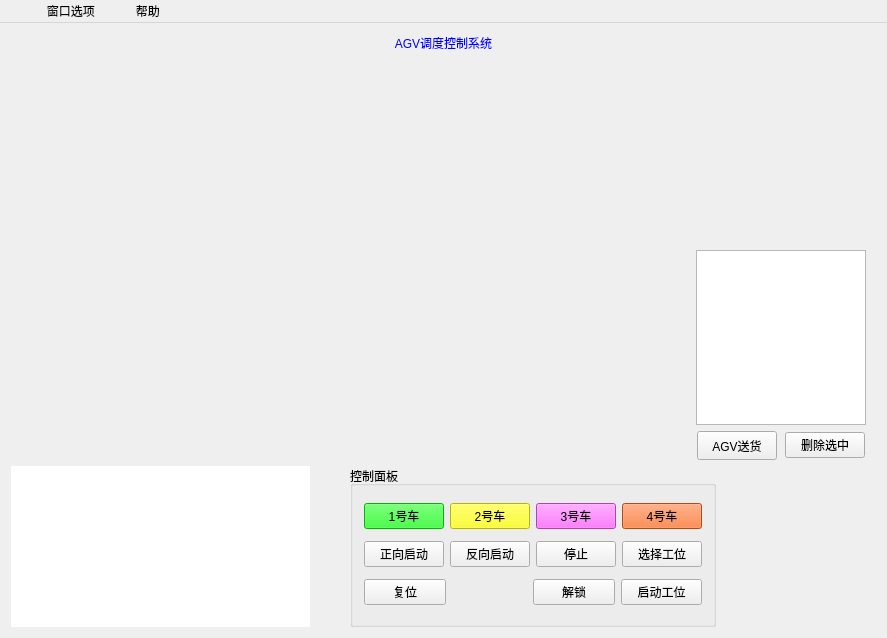
<?xml version="1.0" encoding="UTF-8"?>
<ui version="4.0">
 <class>MainWindow</class>
 <widget class="QMainWindow" name="MainWindow">
  <property name="geometry">
   <rect>
    <x>0</x>
    <y>0</y>
    <width>887</width>
    <height>638</height>
   </rect>
  </property>
  <property name="windowTitle">
   <string>AGV调度控制系统</string>
  </property>
  <property name="windowIcon">
   <iconset resource="img.qrc">
    <normaloff>:/images/logo.png</normaloff>:/images/logo.png</iconset>
  </property>
  <property name="styleSheet">
   <string notr="true"/>
  </property>
  <widget class="QWidget" name="centralWidget">
   <layout class="QGridLayout" name="gridLayout_2">
    <item row="0" column="0">
     <layout class="QVBoxLayout" name="verticalLayout_2" stretch="1,5,2">
      <item>
       <widget class="QLabel" name="label_2">
        <property name="sizePolicy">
         <sizepolicy hsizetype="Preferred" vsizetype="Fixed">
          <horstretch>0</horstretch>
          <verstretch>0</verstretch>
         </sizepolicy>
        </property>
        <property name="styleSheet">
         <string notr="true">color: rgb(0, 0, 255);
font: 75 24pt &quot;楷体&quot;;</string>
        </property>
        <property name="text">
         <string>AGV调度控制系统</string>
        </property>
        <property name="alignment">
         <set>Qt::AlignCenter</set>
        </property>
       </widget>
      </item>
      <item>
       <layout class="QHBoxLayout" name="horizontalLayout_2" stretch="4,1">
        <property name="spacing">
         <number>6</number>
        </property>
        <property name="rightMargin">
         <number>10</number>
        </property>
        <item>
         <widget class="QWidget" name="mapShowWidget" native="true">
          <property name="sizePolicy">
           <sizepolicy hsizetype="Preferred" vsizetype="Preferred">
            <horstretch>0</horstretch>
            <verstretch>0</verstretch>
           </sizepolicy>
          </property>
          <property name="minimumSize">
           <size>
            <width>0</width>
            <height>0</height>
           </size>
          </property>
          <property name="baseSize">
           <size>
            <width>600</width>
            <height>400</height>
           </size>
          </property>
          <property name="styleSheet">
           <string notr="true"/>
          </property>
         </widget>
        </item>
        <item>
         <layout class="QVBoxLayout" name="verticalLayout" stretch="5,0,6,1">
          <item>
           <widget class="QCustomPlot" name="widget" native="true"/>
          </item>
          <item>
           <spacer name="verticalSpacer">
            <property name="orientation">
             <enum>Qt::Vertical</enum>
            </property>
            <property name="sizeHint" stdset="0">
             <size>
              <width>20</width>
              <height>40</height>
             </size>
            </property>
           </spacer>
          </item>
          <item>
           <widget class="QTableWidget" name="stationInfoTableWidget">
            <property name="selectionMode">
             <enum>QAbstractItemView::MultiSelection</enum>
            </property>
            <property name="selectionBehavior">
             <enum>QAbstractItemView::SelectRows</enum>
            </property>
           </widget>
          </item>
          <item>
           <layout class="QHBoxLayout" name="horizontalLayout">
            <item>
             <spacer name="horizontalSpacer_3">
              <property name="orientation">
               <enum>Qt::Horizontal</enum>
              </property>
              <property name="sizeHint" stdset="0">
               <size>
                <width>40</width>
                <height>20</height>
               </size>
              </property>
             </spacer>
            </item>
            <item>
             <widget class="QPushButton" name="stationReleaseBtn">
              <property name="sizePolicy">
               <sizepolicy hsizetype="Expanding" vsizetype="Expanding">
                <horstretch>0</horstretch>
                <verstretch>0</verstretch>
               </sizepolicy>
              </property>
              <property name="text">
               <string>AGV送货</string>
              </property>
             </widget>
            </item>
            <item>
             <spacer name="horizontalSpacer_2">
              <property name="orientation">
               <enum>Qt::Horizontal</enum>
              </property>
              <property name="sizeHint" stdset="0">
               <size>
                <width>40</width>
                <height>20</height>
               </size>
              </property>
             </spacer>
            </item>
            <item>
             <widget class="QPushButton" name="pushButton">
              <property name="text">
               <string>删除选中</string>
              </property>
             </widget>
            </item>
            <item>
             <spacer name="horizontalSpacer_6">
              <property name="orientation">
               <enum>Qt::Horizontal</enum>
              </property>
              <property name="sizeHint" stdset="0">
               <size>
                <width>40</width>
                <height>20</height>
               </size>
              </property>
             </spacer>
            </item>
           </layout>
          </item>
         </layout>
        </item>
       </layout>
      </item>
      <item>
       <layout class="QHBoxLayout" name="horizontalLayout_6" stretch="3,2,1">
        <property name="spacing">
         <number>40</number>
        </property>
        <property name="rightMargin">
         <number>20</number>
        </property>
        <item>
         <widget class="QTableWidget" name="tableWidget">
          <property name="sizePolicy">
           <sizepolicy hsizetype="Expanding" vsizetype="Expanding">
            <horstretch>0</horstretch>
            <verstretch>0</verstretch>
           </sizepolicy>
          </property>
          <property name="styleSheet">
           <string notr="true">selection-background-color: rgb(0, 0, 255);</string>
          </property>
          <property name="frameShape">
           <enum>QFrame::NoFrame</enum>
          </property>
          <property name="selectionMode">
           <enum>QAbstractItemView::NoSelection</enum>
          </property>
          <property name="selectionBehavior">
           <enum>QAbstractItemView::SelectRows</enum>
          </property>
          <property name="showGrid">
           <bool>true</bool>
          </property>
          <property name="gridStyle">
           <enum>Qt::SolidLine</enum>
          </property>
          <property name="rowCount">
           <number>0</number>
          </property>
          <property name="columnCount">
           <number>0</number>
          </property>
          <attribute name="horizontalHeaderVisible">
           <bool>false</bool>
          </attribute>
         </widget>
        </item>
        <item>
         <widget class="QGroupBox" name="groupBox">
          <property name="title">
           <string>控制面板</string>
          </property>
          <layout class="QGridLayout" name="gridLayout">
           <item row="0" column="0">
            <layout class="QHBoxLayout" name="horizontalLayout_3">
             <item>
              <widget class="QPushButton" name="agvBtn1">
               <property name="styleSheet">
                <string notr="true">background-color: rgb(0, 255, 0);</string>
               </property>
               <property name="text">
                <string>1号车</string>
               </property>
              </widget>
             </item>
             <item>
              <widget class="QPushButton" name="agvBtn2">
               <property name="styleSheet">
                <string notr="true">background-color: rgb(255, 255, 0);</string>
               </property>
               <property name="text">
                <string>2号车</string>
               </property>
              </widget>
             </item>
             <item>
              <widget class="QPushButton" name="agvBtn3">
               <property name="styleSheet">
                <string notr="true">background-color: rgb(255, 85, 255);</string>
               </property>
               <property name="text">
                <string>3号车</string>
               </property>
              </widget>
             </item>
             <item>
              <widget class="QPushButton" name="agvBtn4">
               <property name="styleSheet">
                <string notr="true">background-color: rgb(255, 101, 24);</string>
               </property>
               <property name="text">
                <string>4号车</string>
               </property>
              </widget>
             </item>
            </layout>
           </item>
           <item row="1" column="0">
            <layout class="QHBoxLayout" name="horizontalLayout_4">
             <item>
              <widget class="QPushButton" name="startButton">
               <property name="sizePolicy">
                <sizepolicy hsizetype="Preferred" vsizetype="Fixed">
                 <horstretch>0</horstretch>
                 <verstretch>0</verstretch>
                </sizepolicy>
               </property>
               <property name="styleSheet">
                <string notr="true"/>
               </property>
               <property name="text">
                <string>正向启动</string>
               </property>
              </widget>
             </item>
             <item>
              <widget class="QPushButton" name="startButton2">
               <property name="text">
                <string>反向启动</string>
               </property>
              </widget>
             </item>
             <item>
              <widget class="QPushButton" name="stopBtn">
               <property name="sizePolicy">
                <sizepolicy hsizetype="Preferred" vsizetype="Fixed">
                 <horstretch>0</horstretch>
                 <verstretch>0</verstretch>
                </sizepolicy>
               </property>
               <property name="styleSheet">
                <string notr="true"/>
               </property>
               <property name="text">
                <string>停止</string>
               </property>
              </widget>
             </item>
             <item>
              <widget class="QPushButton" name="selectStationBtn">
               <property name="text">
                <string>选择工位</string>
               </property>
              </widget>
             </item>
            </layout>
           </item>
           <item row="2" column="0">
            <layout class="QHBoxLayout" name="horizontalLayout_5" stretch="1,1,1,1">
             <item>
              <widget class="QPushButton" name="resetBtn">
               <property name="sizePolicy">
                <sizepolicy hsizetype="Preferred" vsizetype="Fixed">
                 <horstretch>0</horstretch>
                 <verstretch>0</verstretch>
                </sizepolicy>
               </property>
               <property name="styleSheet">
                <string notr="true"/>
               </property>
               <property name="text">
                <string>复位</string>
               </property>
              </widget>
             </item>
             <item>
              <spacer name="horizontalSpacer">
               <property name="orientation">
                <enum>Qt::Horizontal</enum>
               </property>
               <property name="sizeHint" stdset="0">
                <size>
                 <width>40</width>
                 <height>20</height>
                </size>
               </property>
              </spacer>
             </item>
             <item>
              <widget class="QPushButton" name="unlockedBtn">
               <property name="sizePolicy">
                <sizepolicy hsizetype="Preferred" vsizetype="Fixed">
                 <horstretch>0</horstretch>
                 <verstretch>0</verstretch>
                </sizepolicy>
               </property>
               <property name="styleSheet">
                <string notr="true"/>
               </property>
               <property name="text">
                <string>解锁</string>
               </property>
              </widget>
             </item>
             <item>
              <widget class="QPushButton" name="stationStartBtn">
               <property name="sizePolicy">
                <sizepolicy hsizetype="Minimum" vsizetype="Fixed">
                 <horstretch>0</horstretch>
                 <verstretch>0</verstretch>
                </sizepolicy>
               </property>
               <property name="text">
                <string>启动工位</string>
               </property>
              </widget>
             </item>
            </layout>
           </item>
          </layout>
         </widget>
        </item>
        <item>
         <widget class="QLabel" name="agv_img_label">
          <property name="text">
           <string/>
          </property>
         </widget>
        </item>
       </layout>
      </item>
     </layout>
    </item>
   </layout>
  </widget>
  <widget class="QMenuBar" name="menuBar">
   <property name="geometry">
    <rect>
     <x>0</x>
     <y>0</y>
     <width>887</width>
     <height>26</height>
    </rect>
   </property>
   <widget class="QMenu" name="WinMenu">
    <property name="title">
     <string>           窗口选项</string>
    </property>
    <addaction name="stationCargoAction"/>
    <addaction name="actionCall"/>
    <addaction name="readCardAction"/>
    <addaction name="tmcInfoAction"/>
    <addaction name="crossInfoAction"/>
    <addaction name="startLocationAction"/>
    <addaction name="debugAction"/>
    <addaction name="miniSizeAction"/>
    <addaction name="actionnnn"/>
   </widget>
   <widget class="QMenu" name="HelpMenu">
    <property name="title">
     <string>        帮助</string>
    </property>
    <addaction name="modifyPwdAction"/>
    <addaction name="aboutAction"/>
    <addaction name="urlAction"/>
   </widget>
   <addaction name="WinMenu"/>
   <addaction name="HelpMenu"/>
  </widget>
  <action name="modifyPwdAction">
   <property name="text">
    <string>密码修改</string>
   </property>
  </action>
  <action name="debugAction">
   <property name="text">
    <string>程序收发窗口</string>
   </property>
  </action>
  <action name="maxSizeAction">
   <property name="text">
    <string>最大化</string>
   </property>
  </action>
  <action name="miniSizeAction">
   <property name="text">
    <string>最小化</string>
   </property>
  </action>
  <action name="agvTaskRecordAction">
   <property name="text">
    <string>AGV任务管理</string>
   </property>
  </action>
  <action name="crossTmcFIFOAction">
   <property name="checkable">
    <bool>true</bool>
   </property>
   <property name="checked">
    <bool>true</bool>
   </property>
   <property name="text">
    <string>先进先出模式</string>
   </property>
  </action>
  <action name="crossTmcMaxNumAction">
   <property name="checkable">
    <bool>true</bool>
   </property>
   <property name="text">
    <string>大号先行模式</string>
   </property>
  </action>
  <action name="crossTmcCloseAction">
   <property name="checkable">
    <bool>true</bool>
   </property>
   <property name="text">
    <string>关闭主控交管</string>
   </property>
  </action>
  <action name="batteryRecordAction">
   <property name="text">
    <string>AGV电池更换记录</string>
   </property>
  </action>
  <action name="barrierAction">
   <property name="checkable">
    <bool>true</bool>
   </property>
   <property name="text">
    <string>障碍生效检测</string>
   </property>
  </action>
  <action name="stationCargoAction">
   <property name="text">
    <string>工位-物料窗口</string>
   </property>
  </action>
  <action name="tmcInfoAction">
   <property name="text">
    <string>交管信息窗口</string>
   </property>
  </action>
  <action name="crossInfoAction">
   <property name="text">
    <string>路口信息窗口</string>
   </property>
  </action>
  <action name="actionCall">
   <property name="text">
    <string>呼叫信息窗口</string>
   </property>
  </action>
  <action name="readCardAction">
   <property name="text">
    <string>地标卡窗口</string>
   </property>
  </action>
  <action name="doubleTmcInfoAction">
   <property name="text">
    <string>双向交管信息窗口</string>
   </property>
   <property name="toolTip">
    <string>双向交管信息窗口</string>
   </property>
  </action>
  <action name="doubleTmcAction">
   <property name="text">
    <string>双向交管表</string>
   </property>
   <property name="toolTip">
    <string>双向交管表</string>
   </property>
  </action>
  <action name="aboutAction">
   <property name="text">
    <string>关于</string>
   </property>
   <property name="toolTip">
    <string>关于</string>
   </property>
  </action>
  <action name="urlAction">
   <property name="text">
    <string>公司网址</string>
   </property>
   <property name="toolTip">
    <string>公司网址</string>
   </property>
  </action>
  <action name="startLocationAction">
   <property name="text">
    <string>起始点信息窗口</string>
   </property>
   <property name="toolTip">
    <string>起始点信息窗口</string>
   </property>
  </action>
  <action name="actionnnn">
   <property name="text">
    <string>一周用车时间</string>
   </property>
  </action>
 </widget>
 <layoutdefault spacing="6" margin="11"/>
 <customwidgets>
  <customwidget>
   <class>QCustomPlot</class>
   <extends>QWidget</extends>
   <header>qcustomplot.h</header>
   <container>1</container>
  </customwidget>
 </customwidgets>
 <resources>
  <include location="img.qrc"/>
 </resources>
 <connections/>
</ui>
